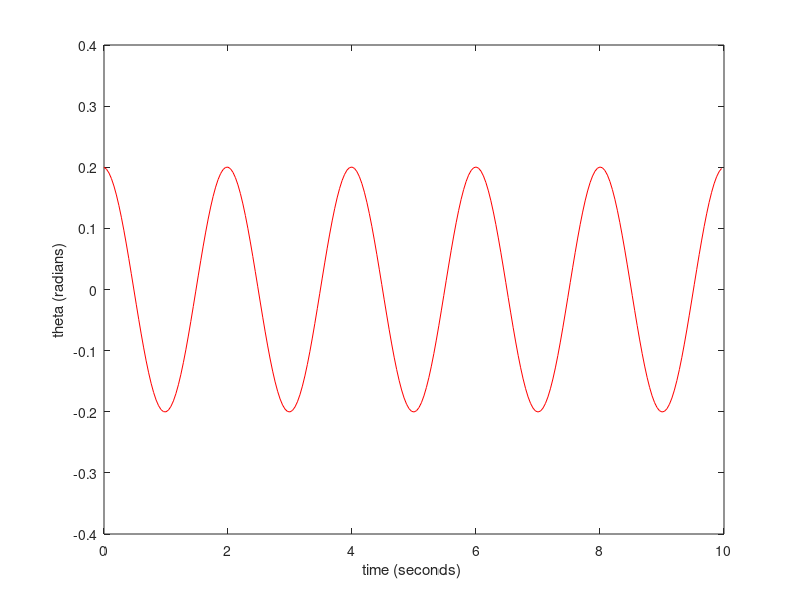

MATLAB code for this plot:
% This is ...

% Euler-Cromer method

% Input:None

% Output:None

% Mya Reid wrote this.
%%

clear;
length= 1; %pendulum length in metres
g=9.8; % acceleration due to gravity
npoints = 250; %Discretize time into 250 intervals
dt = 0.04; % time step in seconds
omega = zeros(npoints,1); % initializes omega, a vector of dimension npoints X 1,to being all zeros
theta = zeros(npoints,1); % initializes theta, a vector of dimension npoints X 1,to being all zeros
time = zeros(npoints,1); % this initializes the vector time to being all zeros
theta(1)=0.2; % you need to have some initial displacement, otherwise the pendulum will
not swing
for step = 1:npoints-1 % loop over the timesteps
omega(step+1) = omega(step) - (g/length)*theta(step)*dt;
theta(step+1) = theta(step)+omega(step+1)*dt; %note that
% this line is the only change between
% this program and the standard Euler method
time(step+1) = time(step) + dt;
end;
plot(time,theta,'r' ); %plots the numerical solution in red
xlabel('time (seconds) ');
ylabel('theta (radians)');